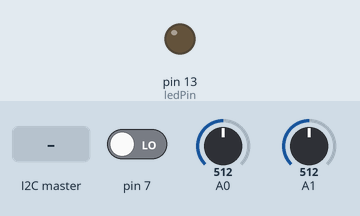
Recording of a sketch running on a simulated Arduino Uno, built with avr-gcc and run on an emulated ATmega328P. Shown: output pins drawn as LEDs (lit = HIGH). The inputs (shaded band) are chosen by the test bench; at power-on: pin 7 LOW, A0 = 512, A1 = 512. What the sketch prints to the serial monitor is not drawn.

Above: at 1.2 s.
1.3 s: the I2C master sends "L"
At 3.1 s:
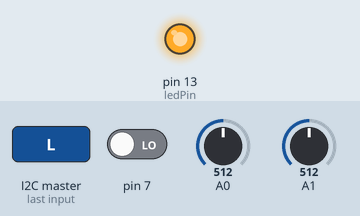
3.8 s: the I2C master sends "p"
5.3 s: the I2C master sends "c"
Timing chart, 0 to 8.3 s (numbered marks = the images above; inputs shaded):
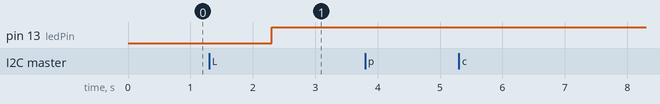

Measured:
- after the input at 1.3 s, pin 13 (ledPin): LOW → HIGH after 1.0 s
- after the input at 3.8 s, every drawn part: stays the same
- after the input at 5.3 s, every drawn part: stays the same

The sketch:

sketch_joystickreader.ino
```cpp
/*
See README.rd of hithubproject to more detais:
https://github.com/maxback/arduino-i2cslave-joystickreader

sketchs of refderence:

https://www.arduino.cc/en/Tutorial/JoyStick
http://www.arduino.cc/en/Tutorial/Debounce
https://dronebotworkshop.com/i2c-arduino-raspberry-pi/
*/
// Include the Wire library for I2C
#include <Wire.h>

typedef struct {
  unsigned int pin;
  unsigned int value;
} Pin;

typedef struct {
  unsigned int pin;
  unsigned int value;
  unsigned int lastValue;
  unsigned int reading;
} DebouncedPin;

typedef struct {
  Pin x;
  Pin y;
  DebouncedPin sw;

} Joystick;

 int ledPin = 13;
 Joystick joy = {
   {A1, 0}, //x axis
   {A0, 0}, //y axis
   {7, HIGH, HIGH, HIGH}  //sw (z axis button)
 };

// the following variables are long's because the time, measured in miliseconds,
// will quickly become a bigger number than can be stored in an int.
long lastDebounceTime = 0;  // the last time the output pin was toggled
long debounceDelay = 50;    // the debounce time; increase if the output flickers

bool printData = false;
bool printDataOnce = false;

bool ledState = false;


 int i=0;
 void setup() {
  // Join I2C bus as slave with address 8
  Wire.begin(0x8);

  // Call receiveEvent when data received
  Wire.onReceive(receiveEvent);

  pinMode(ledPin, OUTPUT);
  pinMode(joy.sw.pin, INPUT);

  Serial.begin(9600);
 }


// Function that executes whenever data is received from master
void receiveEvent(int howMany) {

  //Serial.println("Chegou!");
  while (Wire.available()) { // loop through all but the last
    char c = Wire.read(); // receive byte as a character

    Serial.print('[');
    Serial.print(c);
    Serial.print(']');

    if(c == 'p') {
      printDataOnce = true;
      char buff[255];
      sprintf(buff, "x:%d,y:%d,sw:%d", treatValuePercent(joy.x.value), treatValuePercent(joy.y.value), joy.sw.value);
      Wire.println(buff);
      Serial.println(buff);
    }
    else if(c == 'c')
      printData = true;
    else if(c == 's')
      printData = false;
    else if(c == 'L') {
      ledState = true;
      Serial.println("Bultin led On");
      Wire.println("Bultin led On");
    }
    else if(c == 'l') {
      ledState = false;
      Serial.println("Bultin led Off");
      Wire.println("Bultin led Off");
    }
    else
      Wire.println("options: p,c,s,l,L");


  }

}

 int treatValuePercent(unsigned int data) {

   if(data == 0) return 0;
   if(data == 1024) return 100;

   float x = data * 1.0;
   x = (x * 100.0) / 1024.0;
  return x;
 }


 void loop() {
  // reads the value of the variable resistor
  joy.x.value = analogRead(joy.x.pin);
  // this small pause is needed between reading
  // analog pins, otherwise we get the same value twice
  delay(100);
  // reads the value of the variable resistor
  joy.y.value = analogRead(joy.y.pin);

  // read the state of the switch into a local variable:
  joy.sw.reading = digitalRead(joy.sw.pin);

  // check to see if you just pressed the button
  // (i.e. the input went from LOW to HIGH),  and you've waited
  // long enough since the last press to ignore any noise:

  // If the switch changed, due to noise or pressing:
  if (joy.sw.reading != joy.sw.lastValue) {
    // reset the debouncing timer
    lastDebounceTime = millis();
  }

  if ((millis() - lastDebounceTime) > debounceDelay) {
    if (joy.sw.reading != joy.sw.value) {
      joy.sw.value = joy.sw.reading;
    }
  }

  joy.sw.lastValue = joy.sw.reading;

/*
//feedback from x and y value (debounce will dont work fine!
  digitalWrite(ledPin, HIGH);
  delay(joy.x.value);
  digitalWrite(ledPin, LOW);
  delay(joy.y.value);
*/
/*
  Serial.print("Test: Espected 0%, 50%, 100%. Obtained:");
  Serial.print(treatValuePercent(0));
  Serial.print("%, ");
  Serial.print(treatValuePercent(512));
  Serial.print("%, ");
  Serial.print(treatValuePercent(1024));
  Serial.println("%.");
*/

  if(printData)
  {
    /*
    Serial.print("Joystick:{ x: ");
    Serial.print(joy.x.value);
    Serial.print(" (");
    Serial.print(treatValuePercent(joy.x.value));
    Serial.print("%),y: ");
    Serial.print(joy.y.value);
    Serial.print(" (");
    Serial.print(treatValuePercent(joy.y.value));
    Serial.print("%), sw: ");
    Serial.print(joy.sw.value);
    Serial.print(" (reading: ");
    Serial.print(joy.sw.reading);
    Serial.println(") }");
    */

      char buff[255];
      sprintf(buff, "x:%d,y:%d,sw:%d", treatValuePercent(joy.x.value), treatValuePercent(joy.y.value), joy.sw.value);
      Wire.println(buff);
      Serial.println(buff);

    i=0;
  }
  else
  {
    Serial.print('.');
    i++;
    if(i>30)
    {
      i=0;
      Serial.println(';');
//      printDataOnce = true;
    }
  }

  digitalWrite(ledPin, ledState ? HIGH : LOW);


  delay(1000);

 }
```
